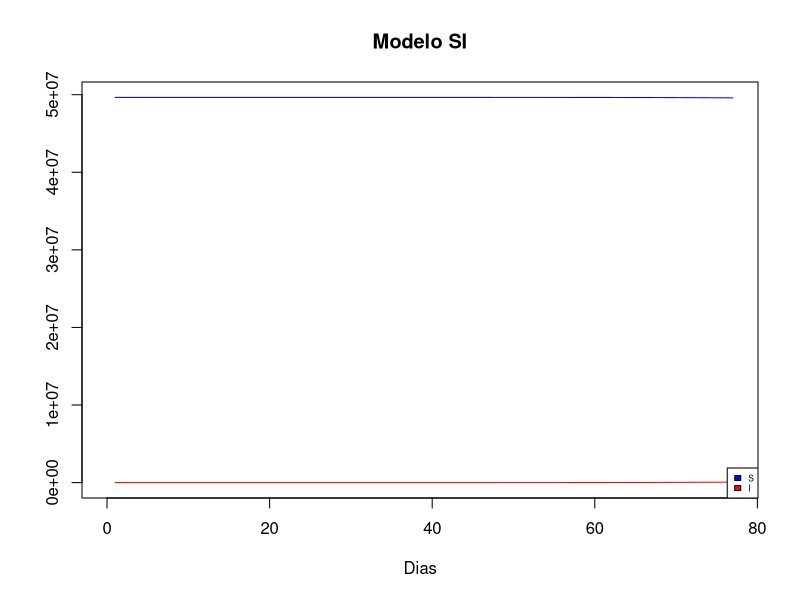

This chart was generated by the following R code:
rm(list=ls())
options(digits = 10)
#Funcion que haya el divisor de beta y gamma
#x es el numero a dividir
hallarDivisor <- function(x){
  val <- 1
  repeat{
    temp <- x %/% val
    if(temp >= 0 && temp <= 10){break}
    else{val <- val*10}
  }
  return(val)
}

#Funcion que implementa la aproximacion Taylor donde:
#t es el numero de dias
# b es la tasa de infeccion/contagio/transmision beta
#S0 es la poblacion susceptible inicial
#I0 es la poblacion infectada inicial
#k indica cada cuantos dias se calcula la prevalencia y la incidencia
taylorSI<-function(t,b,S0,I0,k){
  #Hallar el divisor para ajustar beta y gamma
  divisor <- hallarDivisor(S0 + I0)
  b = b/divisor
  #Tabla de datos
  dataSI <- data.frame(t=1,S=S0,I=I0,Prevalencia=0,Incidencia=0)
  #Incializar datos
  S = S0; I = I0; h = 1; acumI = I0
  #Aproximacion por Taylor de orden 3
  for(i in 2:t){
    tempS = S + h*(-b*S*I) + h^2/2*(-b*I*(-b*S*I) - b*S*(b*S*I)) + h^3/6*(-b*I*(-b*I*(-b*S*I) - b*S*(b*S*I)) - b*S*(b*S*(b*S*I) + b*I*(-b*S*I)))
    tempI = I + h*(b*S*I) + h^2/2*(b*S*(b*S*I) + b*I*(-b*S*I)) + h^3/6*(b*S*(b*S*(b*S*I) + b*I*(-b*S*I)) + b*I*(-b*I*(-b*S*I) - b*S*(b*S*I)))
    acumI = acumI + h*(b*S*I) + h^2/2*(b*I*(-b*S*I) + b*S*(b*S*I)) + h^3/6*(b*S*(b*S*(b*S*I) + b*I*(-b*S*I)) + b*I*(-b*I*(-b*S*I) - b*S*(b*S*I)))
    prevalencia = 0; incidencia = 0
    S = tempS; I = tempI
    #Restriccion para aproximarse al modelo real
    if(S <= 0){S = 0}
    if(I <= 0){I = 0}
    if(I >= (S0+I0)){I = (S0 + I0)}
    if(i%%k == 0){
      #Calculo de prevalencia e incidencia [1][2][3]
      prevalencia = I/(S+I)
      incidencia = acumI/(S+I)
      acumI = 0
    }
    S = floor(S); I = ceiling(I)
    dataSI = rbind(dataSI,list(i,S,I,prevalencia,incidencia))
  }
  #Grafico de prueba
  plot(dataSI[["t"]],dataSI[["S"]],main=paste("Modelo SI"),xlab="Dias",ylab=" ",xlim = c(0,t),ylim = c(0,S0+I0),type="l",col="blue") 
  points(dataSI[["t"]],dataSI[["I"]],type="l",col="red") 
  legend("bottomright",c("S","I"),fill = c("blue","red"),cex = 0.5)
  
  return(dataSI)
}

#Prueba de Taylor
diasCOVID19 = 77 #Desde 2020-03-06
poblacionColombia = (49.65*1000000) #[4]
#Tasa de contagio del covid entre 2.5 y 1.5
beta = 0.025 #[5]
taylorSI(diasCOVID19,beta,poblacionColombia-1,1,3)
#REFERENCIAS---------------------------------------------
#[1]
#«Incidencia y prevalencia: conceptos epidemiológicos clave», 
#EUPATI, jun. 17, 2015. https://www.eupati.eu/es/farmacoepidemiologia-es/conceptos-epidemiologicos-incidencia-y-prevalencia/ (accedido may 25, 2020).
#[2]
#«Hospital Ramón y Cajal», Hospital Universitario Ramón 
#y Cajal. https://www.comunidad.madrid/hospital/ramonycajal/ (accedido may 25, 2020).
#[3]
#«Incidencia». http://www.hrc.es/bioest/Medidas_frecuencia_3.html (accedido may 25, 2020).
#[4] Obtenido de busqueda en Google "Poblacion Colombia"
#[5]
#«Ni crecimiento exponencial ni “reglas de tres”: 
#¿cómo se calcula, realmente, una epidemia?», El Confidencial
#, mar. 11, 2020. https://www.elconfidencial.com/tecnologia/ciencia/2020-03-11/matematicas-estadistica-calculo-coronavirus_2488931/ (accedido may 25, 2020).
#[6]
#«Casos positivos de COVID-19 en Colombia | Datos Abiertos 
#Colombia», la plataforma de datos abiertos del gobierno 
#colombiano. https://www.datos.gov.co/Salud-y-Protecci-n-Social/Casos-positivos-de-COVID-19-en-Colombia/gt2j-8ykr/data (accedido may 25, 2020).


